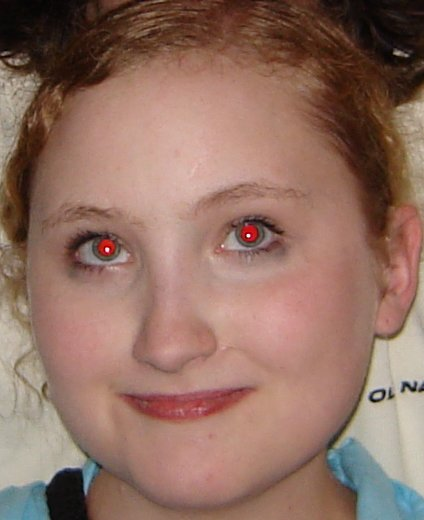
#> input picture data/red_eyes2.jpg, 424 x 520 px
$ python test.py   (older library calls are emulated)
#> lines starting #> are read from the running program, lines starting #| are printed output that depends on the picture; after the words box and inside, x2 and y2 are one past the last pixel; in counts of white or black regions, pixels touching at a corner belong together
#> in run_pipeline, img_bgr is the input picture: shape (520, 424, 3); mean B, G, R 98.7, 111.6, 145.1
### utils.py
import sys, os
import numpy as np, cv2
from pathlib import Path

# Comandos apenas para verificacaoo e criacao de diretorios
sys.path.insert(0, os.path.join(os.path.dirname(__file__), '..'))

BASE_DIR = Path(__file__).resolve().parent
INPUT_DIR = BASE_DIR / "data"
OUTPUT_DIR = BASE_DIR / "output"

INPUT_DIR.mkdir(parents=True, exist_ok=True)
OUTPUT_DIR.mkdir(parents=True, exist_ok=True)

# Converte RGB para espaco ycgcr
def rgb_to_ycgcr(img):
    # Usa BGR, padrao da biblioteca cv2
    B = img[..., 0].astype(np.float32)
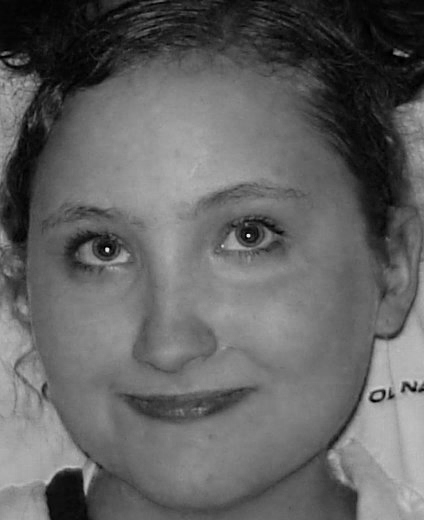
#> B: shape (520, 424) float32; min 0, max 236, mean 98.7
    G = img[..., 1].astype(np.float32)
    R = img[..., 2].astype(np.float32)
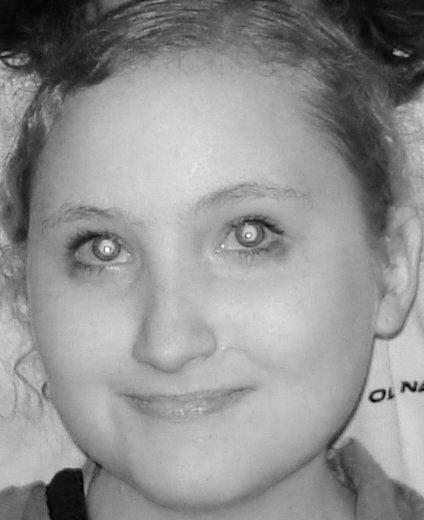
#> R: shape (520, 424) float32; min 0, max 255, mean 145.1

    # Matriz de conversao
    Y = 0.257 * R + 0.504 * G + 0.098 * B + 16.0
    Cg = -0.317 * R + 0.438 * G - 0.121 * B + 128.0
    Cr = 0.439 * R - 0.368 * G - 0.071 * B + 128.0
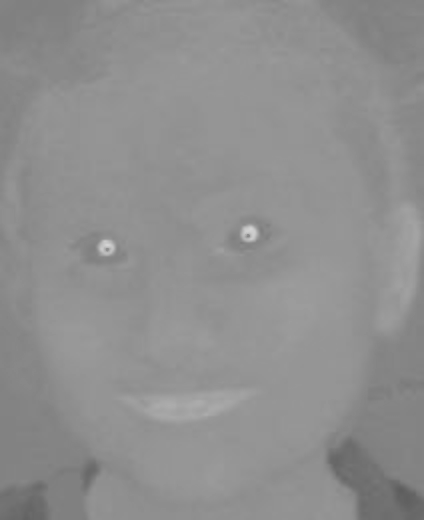
#> Cr: shape (520, 424) float32; min 94.69, max 213.3, mean 143.6

    cos_30 = np.cos(np.radians(30.0))
    sin_30 = np.sin(np.radians(30.0))

    Cg_line = Cg * cos_30 + Cr * sin_30 - 48.0
    Cr_line = -Cg * sin_30 + Cr * cos_30 + 80.0

    return Y, Cg_line, Cr_line

# Verifica cor de pele
def is_skin_color(cg_line, cr_line):
    return (
        (cg_line >= 125.0) & (cg_line <= 140.0) &
        (cr_line >= 136.0) & (cr_line <= 217.0)
    )
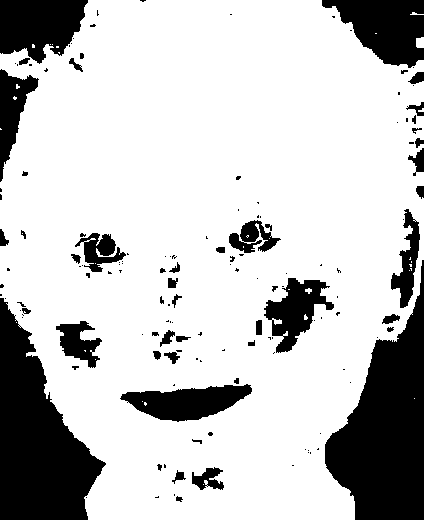
#> returned value: shape (520, 424) bool; 77.3% white; 143 black regions (94 under 20 px), largest, box (x1, y1, x2, y2) and area: (325, 260, 424, 520) 14043, (0, 298, 106, 520) 13015, (322, 0, 424, 68) 4384

# Lê diretório para encontrar arquivo
# [122 lines left out: functions read_image, write_image, save_comparison_grid, evaluate_metrics, not called in this run]

### detection.py
import cv2
import numpy as np
from utils import rgb_to_ycgcr, is_skin_color

# Detecta rosto com viola-jones e para cada rosto calcula a região candidata dos olhos usando a grade 4×5
def detect_face_and_eye_region(img, face_cascade):
    gray = cv2.cvtColor(img, cv2.COLOR_BGR2GRAY)

    faces = face_cascade.detectMultiScale(
        gray,
        scaleFactor=1.1,
        minNeighbors=5,
        minSize=(30, 30)
    )
    results = []

    for (x, y, w, h) in faces:
        # Define as coordenadas da regiao dos olhos
        cw = w / 5.0
        ch = h / 4.0

        x_start = int(round(x + cw))
        y_start = int(round(y + ch))
        width = int(round(3.0 * cw))
        height = int(round(ch))

        results.append({
            'x': x_start,
            'y': y_start,
            'w': width,
            'h': height,
            'face': (x, y, w, h)
        })

    return results

# Implementa a medida de redness de Gaubatz e Ulichne
def compute_redness(img_rf, kr=1.0):
    B = img_rf[..., 0].astype(np.float32)
    G = img_rf[..., 1].astype(np.float32)
    R = img_rf[..., 2].astype(np.float32)

    redness_map = (R ** 2) / (G ** 2 + B ** 2 + kr)
    return redness_map

def binarize_redness(redness_map, tau_r1=1.5):
    return redness_map > tau_r1

# Remove da mascara de redness os pixels de pele
def remove_skin(redness_mask, skin_mask):
    return redness_mask & (~skin_mask)

# Calcula o tamanho do kernel morfologico adaptativo com base na largura do rosto
def compute_adaptive_kernel_size(face_width, factor=0.015):
    k_size = int(round(face_width * factor))
    # Garante que o kernel seja de tamanho impar
    if k_size % 2 == 0:
        k_size += 1
    # Mantem o tamanho minimo do kernel como 3
    return max(3, k_size)

# Preenche buracos e junta pedacos proximos que deveriam ser de apenas uma regiao
def apply_closing(mask, kernel_size=5):
    mask_uint8 = mask.astype(np.uint8)
    kernel = cv2.getStructuringElement(cv2.MORPH_ELLIPSE, (kernel_size, kernel_size))
    return cv2.morphologyEx(mask_uint8, cv2.MORPH_CLOSE, kernel)

# Identifica os componentes conexos presentes na mascara
def label_components(mask):
    mask_uint8 = mask.astype(np.uint8)
    num_labels, label_matrix, stats, centroids = cv2.connectedComponentsWithStats(mask_uint8, connectivity=4)
    return num_labels, label_matrix, stats, centroids

# Filtra componentes conexos usando restricoes geometricas
def shape_filter(stats, num_labels, face_bbox):
    W, H = face_bbox[2], face_bbox[3]
    approved_labels = []

    for i in range(1, num_labels):
        w_i = stats[i, cv2.CC_STAT_WIDTH]
        h_i = stats[i, cv2.CC_STAT_HEIGHT]
        a_i = stats[i, cv2.CC_STAT_AREA]

        # Condicao 1: dimensoes do componente proporcionais ao tamanho do rosto
        cond1 = (W / 50.0 <= w_i <= W / 12.0) and (H / 50.0 <= h_i <= H / 12.0)
        # Condicao 2: razao de aspecto proxima a um circulo ou elipse
        cond2 = 0.5 <= (w_i / h_i) <= 2.0
        # Condicao 3: solidez geometrica minima para evitar formas muito espalhadas
        cond3 = a_i >= (w_i * h_i) / 2.0

        if cond1 and cond2 and cond3:
            approved_labels.append(i)

    return approved_labels

# Expande a mascara inicial usando regiao baseada em vermelhidao e luminancia
# [47 lines left out: function region_growing, not called in this run]

### detection_with_boundary.py
import cv2
import numpy as np
from utils import rgb_to_ycgcr, is_skin_color

# [38 lines left out: functions detect_face_and_eye_region, compute_redness, not called in this run]

def binarize_redness(redness_map, tau_r1=1.5):
    return redness_map > tau_r1

def remove_skin(redness_mask, skin_mask):
    return redness_mask & (~skin_mask)

def compute_adaptive_kernel_size(face_width, factor=0.015):
    k_size = int(round(face_width * factor))
    if k_size % 2 == 0:
        k_size += 1
    return max(3, k_size)

def apply_closing(mask, kernel_size=5):
    mask_uint8 = mask.astype(np.uint8)
    kernel = cv2.getStructuringElement(cv2.MORPH_ELLIPSE, (kernel_size, kernel_size))
    return cv2.morphologyEx(mask_uint8, cv2.MORPH_CLOSE, kernel)

# [22 lines left out: functions label_components, shape_filter, not called in this run]

def region_growing(approved_labels, label_matrix, stats, centroids, redness_map, img_rf, face_bbox, tau_r1=1.5, tau_l=250.0, growth_factor=1.55):
    tau_r2 = tau_r1 * (5.0 / 6.0)
    current_mask = np.isin(label_matrix, approved_labels)

    if not np.any(current_mask):
        return np.zeros(label_matrix.shape, dtype=np.uint8)

    Y, cg_prime, cr_prime = rgb_to_ycgcr(img_rf)
    skin_mask = is_skin_color(cg_prime, cr_prime)

    boundary_mask = np.zeros(label_matrix.shape, dtype=np.uint8)
    for label in approved_labels:
        cx, cy = centroids[label]
        area_i = stats[label, cv2.CC_STAT_AREA]
        r_initial = np.sqrt(area_i / np.pi)

        face_width = face_bbox[2]
        r_max = int(round(face_width / 20))

        cv2.circle(boundary_mask, (int(round(cx)), int(round(cy))), r_max, 1, thickness=-1)

    boundary_mask = boundary_mask.astype(bool)

    struct_element = np.array([[0, 1, 0],
                               [1, 1, 1],
                               [0, 1, 0]], dtype=np.uint8)

    iteration = 1
    while True:
        dilated = cv2.dilate(current_mask.astype(np.uint8), struct_element)
        frontier = (dilated > 0) & (~current_mask) & boundary_mask

        if not np.any(frontier):
            break

        cond_base = (redness_map > tau_r2) | (Y > tau_l)

        if iteration <= 3:
            admissable = frontier & cond_base
        else:
            admissable = frontier & cond_base & (~skin_mask)

        pixels_added = np.sum(admissable)
        if pixels_added > 0:
            current_mask = current_mask | admissable

        if iteration >= 10 and pixels_added == 0:
            break

        iteration += 1

    face_width = face_bbox[2]
    kernel_size = compute_adaptive_kernel_size(face_width)
    closed_mask = apply_closing(current_mask, kernel_size=kernel_size)

    return (closed_mask * 255).astype(np.uint8)

### detection_no_boundary.py
import cv2
import numpy as np
from utils import rgb_to_ycgcr, is_skin_color

# [38 lines left out: functions detect_face_and_eye_region, compute_redness, not called in this run]

def binarize_redness(redness_map, tau_r1=1.5):
    return redness_map > tau_r1

def remove_skin(redness_mask, skin_mask):
    return redness_mask & (~skin_mask)

def compute_adaptive_kernel_size(face_width, factor=0.015):
    k_size = int(round(face_width * factor))
    if k_size % 2 == 0:
        k_size += 1
    return max(3, k_size)

def apply_closing(mask, kernel_size=5):
    mask_uint8 = mask.astype(np.uint8)
    kernel = cv2.getStructuringElement(cv2.MORPH_ELLIPSE, (kernel_size, kernel_size))
    return cv2.morphologyEx(mask_uint8, cv2.MORPH_CLOSE, kernel)

# [22 lines left out: functions label_components, shape_filter, not called in this run]

def region_growing(approved_labels, label_matrix, stats, centroids, redness_map, img_rf, face_bbox, tau_r1=1.5, tau_l=250.0):
    tau_r2 = tau_r1 * (5.0 / 6.0)
    current_mask = np.isin(label_matrix, approved_labels)

    if not np.any(current_mask):
        return np.zeros(label_matrix.shape, dtype=np.uint8)

    Y, cg_prime, cr_prime = rgb_to_ycgcr(img_rf)
    skin_mask = is_skin_color(cg_prime, cr_prime)

    struct_element = np.array([[0, 1, 0],
                               [1, 1, 1],
                               [0, 1, 0]], dtype=np.uint8)

    iteration = 1
    while True:
        dilated = cv2.dilate(current_mask.astype(np.uint8), struct_element)
        frontier = (dilated > 0) & (~current_mask)

        if not np.any(frontier):
            break

        cond_base = (redness_map > tau_r2) | (Y > tau_l)

        if iteration <= 3:
            admissable = frontier & cond_base
        else:
            admissable = frontier & cond_base & (~skin_mask)

        pixels_added = np.sum(admissable)
        if pixels_added > 0:
            current_mask = current_mask | admissable

        if iteration >= 10 and pixels_added == 0:
            break

        iteration += 1

    face_width = face_bbox[2]
    kernel_size = compute_adaptive_kernel_size(face_width)
    closed_mask = apply_closing(current_mask, kernel_size=kernel_size)

    return (closed_mask * 255).astype(np.uint8)

### correction.py
import cv2
import numpy as np

def detect_iris(expanded_mask, img_rf, param2=20, tau_g=40.0):
    mask_uint8 = expanded_mask.astype(np.uint8)
    if np.max(mask_uint8) == 1:
        mask_uint8 = mask_uint8 * 255

    # Detecta as bordas na mascara dilatada do olho
    edges = cv2.Canny(mask_uint8, 100, 200)

    H, W = mask_uint8.shape
    min_r = max(3, int(round(min(H, W) * 0.05)))
    max_r = int(round(min(H, W) * 0.3))

    # Encontra o centro de massa da mascara para usar como coordenadas de partida
    coords = np.argwhere(mask_uint8 > 0)
    if len(coords) > 0:
        cy_mask, cx_mask = coords.mean(axis=0)
    else:
        cy_mask, cx_mask = H / 2, W / 2

    # Aplica a Transformada de Hough para encontrar candidatos a circulos da pupila
    circles = cv2.HoughCircles(
        edges,
        cv2.HOUGH_GRADIENT,
        dp=1,
        minDist=20,
        param1=50,
        param2=param2,
        minRadius=min_r,
        maxRadius=max_r
    )

    # Seleciona o circulo mais proximo do centro da mascara ou estima via propriedades da mascara
    if circles is not None:
        circles = circles[0]
        dists = (circles[:, 0] - cx_mask)**2 + (circles[:, 1] - cy_mask)**2
        best_idx = np.argmin(dists)
        cx, cy, r_pupil = np.round(circles[best_idx]).astype(int)
    else:
        cx, cy = int(round(cx_mask)), int(round(cy_mask))
        if len(coords) > 0:
            r_pupil = int(round(np.sqrt(len(coords) / np.pi)))
        else:
            r_pupil = int(round(min(H, W) * 0.1))

    r_pupil = max(3, r_pupil)

    # Calcula os gradientes Sobel na direcao horizontal para detectar a transicao iris-esclera
    B_grad = cv2.Sobel(img_rf[..., 0], cv2.CV_64F, 1, 0, ksize=3)
    G_grad = cv2.Sobel(img_rf[..., 1], cv2.CV_64F, 1, 0, ksize=3)
    R_grad = cv2.Sobel(img_rf[..., 2], cv2.CV_64F, 1, 0, ksize=3)

    g_B = np.abs(B_grad)
    g_G = np.abs(G_grad)
    g_R = np.abs(R_grad)

    g_joint = np.minimum(np.minimum(g_R, g_G), g_B)

    min_dist = int(round(1.3 * r_pupil))
    max_dist = int(round(2.5 * r_pupil))

    margin = max(8, r_pupil // 2)
    y_min = max(0, cy - margin)
    y_max = min(H - 1, cy + margin) + 1

    profile = np.max(g_joint[y_min:y_max, :], axis=0)

    # Busca a borda esquerda da iris
    d_left = None
    left_start = max(0, cx - max_dist)
    left_end = max(0, cx - min_dist)

    if left_end > left_start:
        left_profile = profile[left_start : left_end + 1]
        left_masked = np.where(left_profile > tau_g, left_profile, 0.0)

        if np.max(left_masked) > 0.0:
            peak_idx = np.argmax(left_masked)
            d_left = cx - (left_start + peak_idx)

    # Busca a borda direita da iris
    d_right = None
    right_start = min(W - 1, cx + min_dist)
    right_end = min(W - 1, cx + max_dist)

    if right_end > right_start:
        right_profile = profile[right_start : right_end + 1]
        right_masked = np.where(right_profile > tau_g, right_profile, 0.0)

        if np.max(right_masked) > 0.0:
            peak_idx = np.argmax(right_masked)
            d_right = (right_start + peak_idx) - cx

    fallback_reasons = []

    # Caso alguma borda nao seja detectada, utiliza estimativas geometricas proporcionais
    if d_left is None:
        d_left = int(round(1.5 * r_pupil))
        fallback_reasons.append("Borda direita nao encontrada")
    elif not (1.3 * r_pupil <= d_left <= 2.5 * r_pupil):
        fallback_reasons.append(f"d_left={d_left} fora de faixa [{1.3 * r_pupil:.1f}, {2.5 * r_pupil:.1f}]")
        d_left = int(round(1.5 * r_pupil))

    if d_right is None:
        d_right = int(round(1.5 * r_pupil))
        fallback_reasons.append("Borda esquerda nao encontrada")
    elif not (1.3 * r_pupil <= d_right <= 2.5 * r_pupil):
        fallback_reasons.append(f"d_right={d_right} fora de faixa [{1.3 * r_pupil:.1f}, {2.5 * r_pupil:.1f}]")
        d_right = int(round(1.5 * r_pupil))

    if fallback_reasons:
        print(f"[Aviso] Deteccao de esclera falhou, usando valor estimado: {', '.join(fallback_reasons)}")

    # Calcula o raio e diametro finais da iris
    r_iris = (d_left + d_right) / 2.0
    d_iris = 2.0 * r_iris

    return float(d_iris), (int(cx), int(cy))

def calculate_pupil_size(d_iris, r_pi=0.5507):
    return max(1.0, float(d_iris * r_pi))

# Realiza o preenchimento (inpainting) baseado em exemplos para remover a area vermelha do olho
# [154 lines left out: functions inpaint_exemplar, paint_pupil_and_highlight, smooth_boundaries, not called in this run]

### test.py
import cv2
import numpy as np
from pathlib import Path
from utils import rgb_to_ycgcr, is_skin_color
from detection import (
    detect_face_and_eye_region,
    compute_redness,
    binarize_redness,
    remove_skin,
    compute_adaptive_kernel_size,
    apply_closing,
    label_components,
    shape_filter
)
from detection_with_boundary import region_growing as region_growing_with_boundary
from detection_no_boundary import region_growing as region_growing_no_boundary
from correction import detect_iris, calculate_pupil_size

def run_pipeline():
    data_dir = Path("data")
    output_dir = Path("output")

    output_dir.mkdir(parents=True, exist_ok=True)
    images = ["red_eyes2.jpg", "redeye3.png"]

    cascade_path = Path(cv2.data.haarcascades) / "haarcascade_frontalface_default.xml"
    face_cascade = cv2.CascadeClassifier(str(cascade_path))
    if face_cascade.empty():
        raise IOError(f"Could not load classifier from: {cascade_path}")

    print("=" * 60)
    print("RUNNING INTEGRATED TESTS FOR RED EYE DETECTION PIPELINE")
    print("=" * 60)

    for filename in images:
        filepath = data_dir / filename
        if not filepath.exists():
            print(f"Error: File not found: {filepath}")
            continue

        print(f"\nProcessing image: {filename}")
        img_bgr = cv2.imread(str(filepath))
        if img_bgr is None:
            print(f"  Error: Could not read image.")
            continue

        base_name = filepath.stem

        Y, Cg_prime, Cr_prime = rgb_to_ycgcr(img_bgr)
        skin_mask = is_skin_color(Cg_prime, Cr_prime)

        total_pixels = skin_mask.size
        skin_pixels = np.sum(skin_mask)
#> skin_pixels = 170365
        skin_percentage = (skin_pixels / total_pixels) * 100.0
#> skin_percentage = 77.27

        print(f"  [Skin Detection] Skin pixels: {skin_pixels}/{total_pixels} ({skin_percentage:.2f}%)")
#|   [Skin Detection] Skin pixels: 170365/220480 (77.27%)

        def normalize_channel(channel):
            c_min, c_max = channel.min(), channel.max()
#> c_min = 19.24; c_max = 226.5
            if c_max - c_min > 0:
                return ((channel - c_min) / (c_max - c_min) * 255.0).astype(np.uint8)
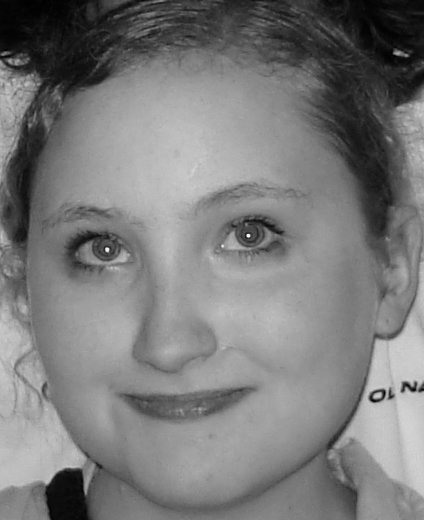
#> returned value: shape (520, 424); min 0, max 255, mean 122.5
            return np.zeros_like(channel, dtype=np.uint8)

        cv2.imwrite(str(output_dir / f"{base_name}_Y.png"), normalize_channel(Y))
        cv2.imwrite(str(output_dir / f"{base_name}_Cg_prime.png"), normalize_channel(Cg_prime))
#> in normalize_channel (call 2), `c_min, c_max = channel.min(), channel.max()`: c_min = 112.6; c_max = 133.1
#> in normalize_channel (call 2), `return ((channel - c_min) / (c_max - c_min) * 255.0).astype(np.uint8)`:
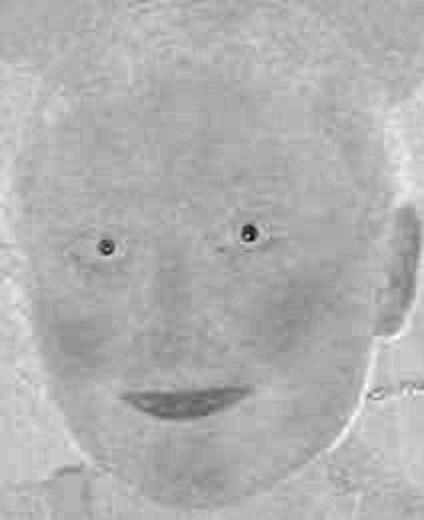
#> returned value: shape (520, 424); min 0, max 255, mean 176.3
        cv2.imwrite(str(output_dir / f"{base_name}_Cr_prime.png"), normalize_channel(Cr_prime))
#> in normalize_channel (call 3), `c_min, c_max = channel.min(), channel.max()`: c_min = 88.04; c_max = 231.9
#> in normalize_channel (call 3), `return ((channel - c_min) / (c_max - c_min) * 255.0).astype(np.uint8)`:
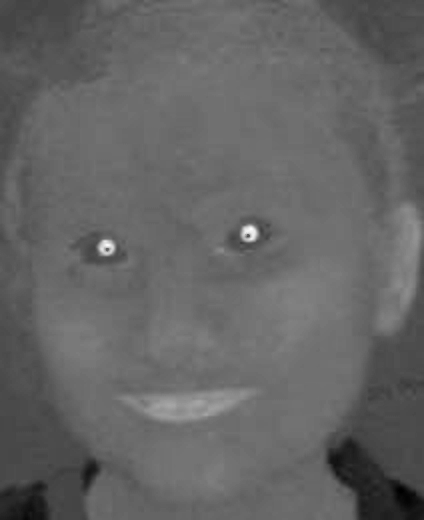
#> returned value: shape (520, 424); min 0, max 255, mean 100.3
        cv2.imwrite(str(output_dir / f"{base_name}_skin_mask.png"), (skin_mask * 255).astype(np.uint8))

        faces_info = detect_face_and_eye_region(img_bgr, face_cascade)
#> (the rest of the program and of its run is left out)
